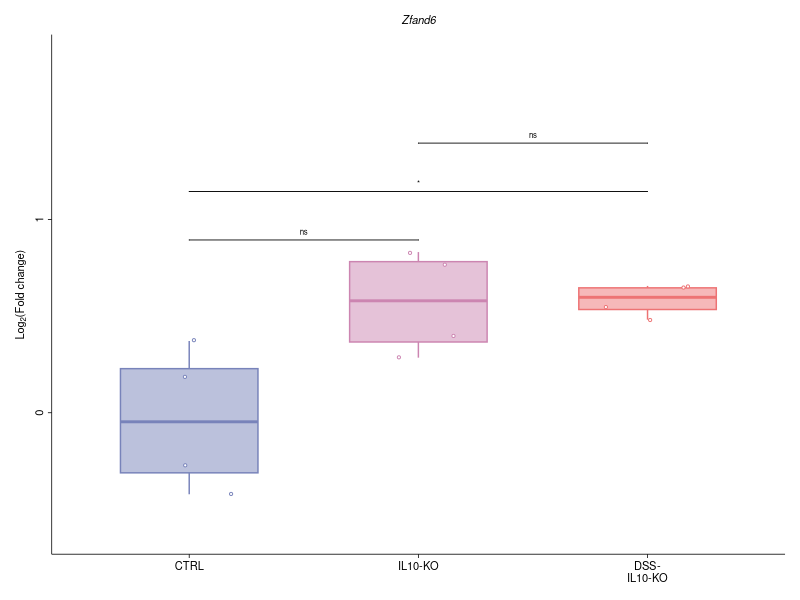
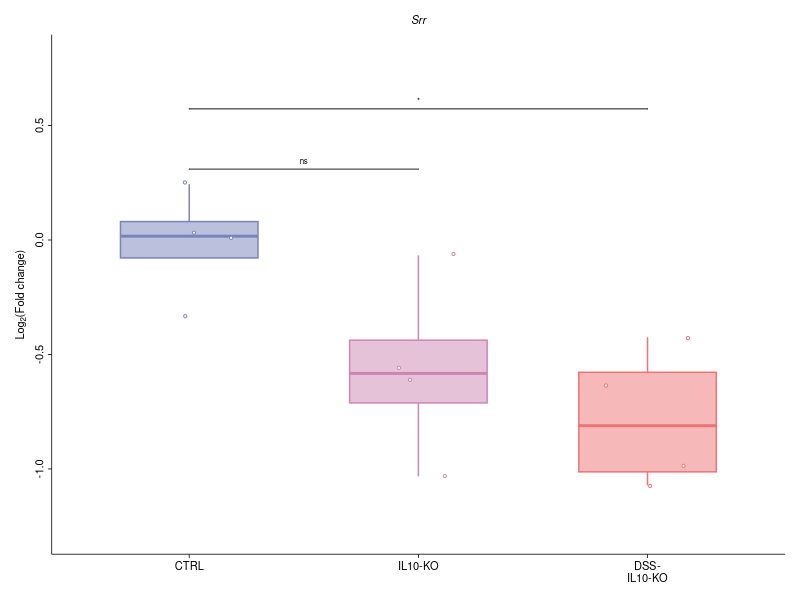

Reproduce these figures in R, in order.
# ============================================================
# Pancreatic Stress Response Gene Expression Analysis - Fig 2g
# INDIVIDUAL PLOTS with Fig_1c theme - SEPARATE EXPORTS
# Revised for Diabetologia Journal Submission
# Log2(Fold-change) relative to CTRL baseline
# Genes: Zfand6, Srr
# Three groups: CTRL, IL10-KO, DSS-IL10-KO
# Y-AXIS: Shown on both individual plots
# ============================================================

# 0) Clear workspace and set working directory
rm(list = ls())
# Set the working directory to this script's own folder before running
# (e.g. in RStudio: Session > Set Working Directory > To Source File Location)

# 1) Load required libraries
library(ggplot2)
library(readr)
library(dplyr)
library(ggpubr)
library(rstatix)
library(tidyr)
library(patchwork)

# 2) Define Diabetologia colour palette (matching Fig_1c)
diabetologia_colors <- c(
  "CTRL" = rgb(120, 131, 186, maxColorValue = 255),
  "IL10-KO" = rgb(204, 133, 177, maxColorValue = 255),
  "DSS-IL10-KO" = rgb(237, 115, 116, maxColorValue = 255)
)

# 3) Define stress response genes
stress_genes <- c("Zfand6", "Srr")

# 4) Define comparisons
my_comparisons <- list(
  c("CTRL", "IL10-KO"),
  c("CTRL", "DSS-IL10-KO"),
  c("IL10-KO", "DSS-IL10-KO")
)

# ============================================================
# 5) Import pancreas gene expression data
# ============================================================
cat("\n=== LOADING PANCREAS GENE EXPRESSION DATA ===\n")
dat <- read_csv("Fig_2ef_Pancreas_FoldChange_Data.csv")

# Filter for stress response genes only
dat <- dat %>%
  filter(Gene %in% stress_genes) %>%
  filter(!is.na(Log2_Fold_Change))

# Convert variables to factors
dat$Group <- as.factor(dat$Group)
dat$Gene <- as.factor(dat$Gene)

# Set the order of groups and genes
z_order <- c("CTRL", "IL10-KO", "DSS-IL10-KO")
dat$Group <- factor(dat$Group, levels = z_order)
dat$Gene <- factor(dat$Gene, levels = stress_genes)

# Check data structure
cat("\n=== DATA STRUCTURE FOR STRESS GENES ===\n")
print(head(dat, 15))
cat("\nTotal observations:", nrow(dat), "\n")
cat("\nSample sizes per gene per group:\n")
print(table(dat$Gene, dat$Group))

# ============================================================
# 6) Calculate individual y-axis limits for each gene
# ============================================================
cat("\n=== CALCULATING Y-AXIS LIMITS ===\n")

y_limits_list <- list()

for (gene_name in stress_genes) {
  dat_gene <- dat %>% filter(Gene == gene_name)

  if (nrow(dat_gene) > 0) {
    y_min <- min(dat_gene$Log2_Fold_Change, na.rm = TRUE)
    y_max <- max(dat_gene$Log2_Fold_Change, na.rm = TRUE)
    y_buffer <- (y_max - y_min) * 0.15

    y_limits_list[[gene_name]] <- c(y_min - y_buffer, (y_max + y_buffer)*1.8)

    cat("  ", gene_name, ": [", round(y_limits_list[[gene_name]][1], 2), 
        ", ", round(y_limits_list[[gene_name]][2], 2), "]\n", sep = "")
  }
}

# ============================================================
# 7) Create and export INDIVIDUAL plots for each gene
# ============================================================
cat("\n=== GENERATING AND EXPORTING INDIVIDUAL PLOTS ===\n")

plot_list <- list()

for (gene_name in stress_genes) {
  cat("\nCreating plot for:", gene_name, "\n")

  # Filter data for this gene
  dat_gene <- dat %>% filter(Gene == gene_name)

  if (nrow(dat_gene) == 0) {
    cat("  WARNING: No data for", gene_name, "- skipping\n")
    next
  }

  # Use all comparisons
  comparisons_to_use <- my_comparisons

  # Y-axis title - shown on all individual plots
  y_title <- expression(paste("Log"[2], "(Fold change)"))

  # Get gene-specific y-axis limits
  y_limits <- y_limits_list[[gene_name]]

  # Create individual plot with Fig_1c theme
  p <- ggboxplot(
    dat_gene,
    x = "Group",
    y = "Log2_Fold_Change",
    color = "Group",
    fill = "Group",
    alpha = 0.5,
    add = "jitter",
    add.params = list(color = "Group", shape = 21,
                      fill = "white", size = 0.75),
    palette = diabetologia_colors,
    outlier.shape = NA,
    width = 0.6
  ) +
    labs(
      y = y_title,
      x = NULL,
      title = bquote(italic(.(gene_name)))
    ) +
    # Set gene-specific y-axis limits
    ylim(y_limits[1], y_limits[2]) +
    # Custom x-axis labels with line break for DSS-IL10-KO
    scale_x_discrete(labels = c("CTRL" = "CTRL", 
                                "IL10-KO" = "IL10-KO", 
                                "DSS-IL10-KO" = "DSS-\nIL10-KO")) +
    # EXACT THEME FROM FIG_1C
    theme_classic() +
    theme(
      legend.position = "none",
      strip.text = element_text(size = 8),
      strip.background = element_blank(),
      axis.title = element_text(size = 8),
      axis.title.x = element_blank(),
      axis.text.x = element_text(size = 8, colour = "black",
                                 angle = 0, hjust = 0.5, vjust = 1),
      axis.text.y = element_text(size = 8, colour = "black", angle = 90, hjust = 0.5),
      axis.line = element_line(colour = "black", linewidth = 0.75 / .pt),
      axis.ticks = element_line(colour = "black", linewidth = 0.75 / .pt),
      plot.title = element_text(size = 8, face = "italic", hjust = 0.5),
      plot.margin = margin(3.8, 3.8, 3.8, 3.8, "mm")
    )

  # Add statistical comparisons (Fig_1c style)
  if (length(comparisons_to_use) > 0) {
    p <- p + stat_compare_means(
      comparisons = comparisons_to_use,
      method = "wilcox.test",
      paired = FALSE,
      tip.length = 0.0,
      step.increase = 0.2,
      aes(label = after_stat(p.signif)),
      size = 2
    )
  }

  # Store plot in list
  plot_list[[gene_name]] <- p

  # Export individual plot
  filename_png <- paste0("Fig_2g_", gene_name, ".png")
  filename_svg <- paste0("Fig_2g_", gene_name, ".svg")

  ggsave(
    filename = filename_png,
    plot = p,
    scale = 1, width = 4.7, height = 5.7,
    units = "cm", dpi = 600, limitsize = FALSE
  )

  ggsave(
    filename = filename_svg,
    plot = p,
    scale = 1, width = 4.7, height = 5.7,
    units = "cm", limitsize = FALSE
  )

  cat("  ✓ Saved:", filename_png, "\n")
  cat("  ✓ Saved:", filename_svg, "\n")

  # Display plot
  print(p)
}

# ============================================================
# 8) Statistical analysis
# ============================================================
cat("\n=== PERFORMING STATISTICAL ANALYSIS ===\n")

# Use all data
dat_real <- dat %>% filter(!is.na(Log2_Fold_Change))

posthoc_result_list <- list()

for (gene in stress_genes) {
  dat_gene <- dat_real %>% filter(Gene == gene)

  if (nrow(dat_gene) > 0) {
    posthoc_gene <- dat_gene %>%
      wilcox_test(Log2_Fold_Change ~ Group, comparisons = my_comparisons) %>%
      mutate(Gene = gene)

    posthoc_result_list[[gene]] <- posthoc_gene
  }
}

posthoc_result <- bind_rows(posthoc_result_list) %>%
  group_by(Gene) %>%
  adjust_pvalue(method = "BH") %>%
  add_significance("p.adj") %>%
  mutate(
    p = signif(p, 3),
    p.adj = signif(p.adj, 3)
  )

print(posthoc_result)

write.csv(
  posthoc_result,
  file = "Fig_2g_Posthoc_Stress_Genes.csv",
  row.names = FALSE
)

# ============================================================
# 9) Summary statistics
# ============================================================
cat("\n=== CALCULATING SUMMARY STATISTICS ===\n")

summary_stats <- dat_real %>%
  group_by(Gene, Group) %>%
  summarise(
    n = n(),
    mean_Log2FC = round(mean(Log2_Fold_Change, na.rm = TRUE), 3),
    sd_Log2FC = round(sd(Log2_Fold_Change, na.rm = TRUE), 3),
    sem_Log2FC = round(sd_Log2FC / sqrt(n), 3),
    .groups = 'drop'
  )

print(summary_stats)

write.csv(
  summary_stats,
  file = "Fig_2g_Summary_Stress_Genes.csv",
  row.names = FALSE
)

# ============================================================
# 10) Summary
# ============================================================
cat("\n", rep("=", 60), "\n", sep = "")
cat("ANALYSIS COMPLETE - STRESS RESPONSE GENES\n")
cat(rep("=", 60), "\n", sep = "")
cat("\nGenerated files:\n")
cat("  Individual Figures:\n")
cat("    - Fig_2g_Zfand6.png (600 dpi, 4.2×5.7 cm)\n")
cat("    - Fig_2g_Zfand6.svg (vector format)\n")
cat("    - Fig_2g_Srr.png (600 dpi, 4.2×5.7 cm)\n")
cat("    - Fig_2g_Srr.svg (vector format)\n")
cat("  Data tables:\n")
cat("    - Fig_2g_Posthoc_Stress_Genes.csv\n")
cat("    - Fig_2g_Summary_Stress_Genes.csv\n")
cat("\nKey features:\n")
cat("  ✓ Individual y-axis limits for each gene\n")
cat("  ✓ Y-axis title and axis shown on both plots\n")
cat("  ✓ Separate PNG and SVG files for each gene\n")
cat("  ✓ DSS-\\nIL10-KO label with line break\n")
cat("  ✓ Fig_1c theme applied consistently\n")
cat(rep("=", 60), "\n", sep = "")
